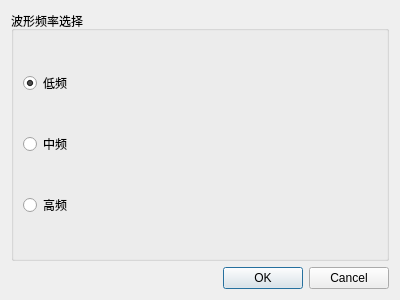
<?xml version="1.0" encoding="UTF-8"?>
<ui version="4.0">
 <class>Dialog</class>
 <widget class="QDialog" name="Dialog">
  <property name="geometry">
   <rect>
    <x>0</x>
    <y>0</y>
    <width>400</width>
    <height>300</height>
   </rect>
  </property>
  <property name="windowTitle">
   <string>频率设置</string>
  </property>
  <layout class="QHBoxLayout" name="horizontalLayout_3">
   <item>
    <layout class="QVBoxLayout" name="verticalLayout_2">
     <item>
      <widget class="QGroupBox" name="groupBox">
       <property name="title">
        <string>波形频率选择</string>
       </property>
       <layout class="QHBoxLayout" name="horizontalLayout">
        <item>
         <layout class="QVBoxLayout" name="verticalLayout">
          <item>
           <widget class="QRadioButton" name="radioButton">
            <property name="text">
             <string>低频</string>
            </property>
            <property name="checked">
             <bool>true</bool>
            </property>
           </widget>
          </item>
          <item>
           <widget class="QRadioButton" name="radioButton_2">
            <property name="text">
             <string>中频</string>
            </property>
           </widget>
          </item>
          <item>
           <widget class="QRadioButton" name="radioButton_3">
            <property name="text">
             <string>高频</string>
            </property>
           </widget>
          </item>
         </layout>
        </item>
       </layout>
      </widget>
     </item>
     <item>
      <layout class="QHBoxLayout" name="horizontalLayout_2">
       <item>
        <spacer name="horizontalSpacer">
         <property name="orientation">
          <enum>Qt::Horizontal</enum>
         </property>
         <property name="sizeHint" stdset="0">
          <size>
           <width>40</width>
           <height>20</height>
          </size>
         </property>
        </spacer>
       </item>
       <item>
        <widget class="QDialogButtonBox" name="buttonBox">
         <property name="standardButtons">
          <set>QDialogButtonBox::Cancel|QDialogButtonBox::Ok</set>
         </property>
        </widget>
       </item>
      </layout>
     </item>
    </layout>
   </item>
  </layout>
 </widget>
 <resources/>
 <connections>
  <connection>
   <sender>buttonBox</sender>
   <signal>rejected()</signal>
   <receiver>Dialog</receiver>
   <slot>close()</slot>
   <hints>
    <hint type="sourcelabel">
     <x>324</x>
     <y>229</y>
    </hint>
    <hint type="destinationlabel">
     <x>325</x>
     <y>259</y>
    </hint>
   </hints>
  </connection>
  <connection>
   <sender>buttonBox</sender>
   <signal>accepted()</signal>
   <receiver>Dialog</receiver>
   <slot>hide()</slot>
   <hints>
    <hint type="sourcelabel">
     <x>240</x>
     <y>213</y>
    </hint>
    <hint type="destinationlabel">
     <x>241</x>
     <y>262</y>
    </hint>
   </hints>
  </connection>
 </connections>
</ui>
